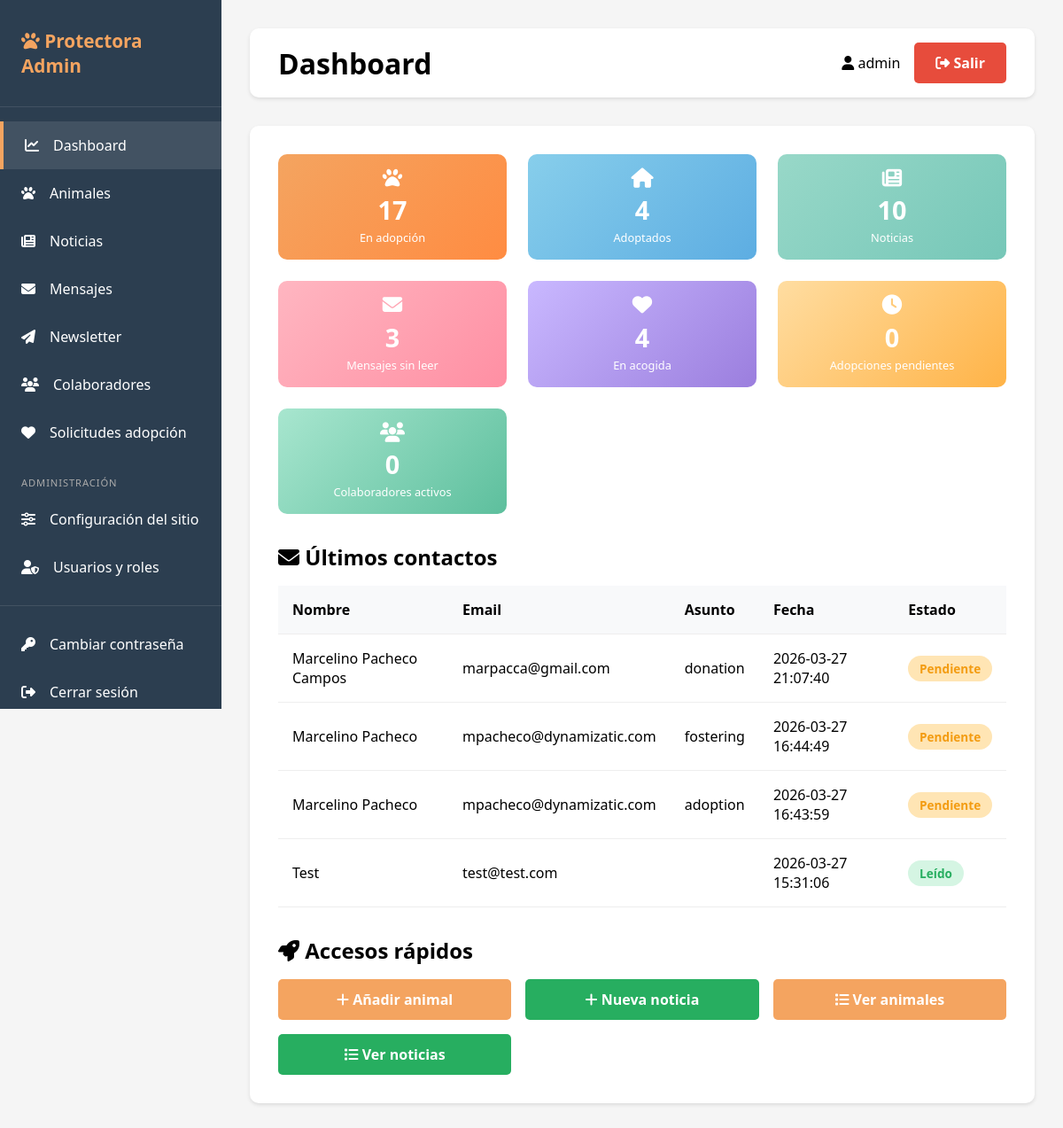
The app's page /admin/dashboard (signed in), older data.
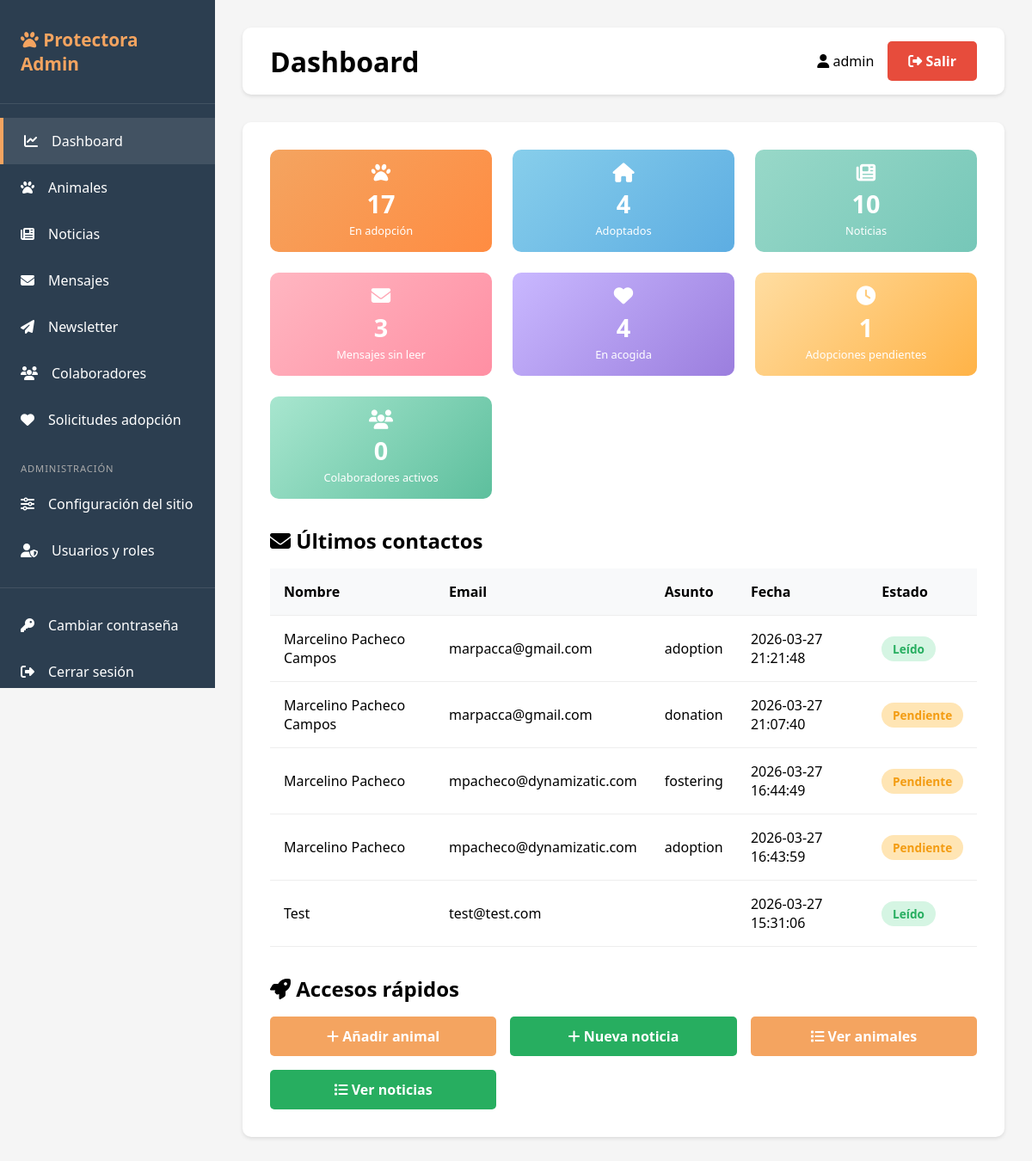
The same page, newer data.
### tables this page shows
CREATE TABLE contacts (
                id INTEGER PRIMARY KEY AUTOINCREMENT,
                name TEXT NOT NULL,
                email TEXT NOT NULL,
                phone TEXT,
                subject TEXT,
                message TEXT,
                read BOOLEAN DEFAULT 0,
                created_at TIMESTAMP DEFAULT CURRENT_TIMESTAMP
            );

### app.py (the view)
@app.route('/admin')
@app.route('/admin/dashboard')
@login_required
def dashboard():
    db = get_db()
    stats = {
        'total_animals': db.execute('SELECT COUNT(*) as count FROM animals WHERE status = "adoption"').fetchone()['count'],
        'total_adopted': db.execute('SELECT COUNT(*) as count FROM animals WHERE status = "adopted"').fetchone()['count'],
        'total_news':    db.execute('SELECT COUNT(*) as count FROM news').fetchone()['count'],
        'unread_contacts': db.execute('SELECT COUNT(*) as count FROM contacts WHERE read = 0').fetchone()['count'],
    }
    try:
        stats['total_foster']    = db.execute('SELECT COUNT(*) as c FROM animals WHERE status = "foster"').fetchone()['c']
        stats['pending_adopt']   = db.execute("SELECT COUNT(*) as c FROM adoption_requests WHERE status = 'pendiente'").fetchone()['c']
        stats['active_collabs']  = db.execute("SELECT COUNT(*) as c FROM collaborators WHERE status = 'activo'").fetchone()['c']
    except Exception:
        stats['total_foster']   = 0
        stats['pending_adopt']  = 0
        stats['active_collabs'] = 0
    rows = db.execute('SELECT status, COUNT(*) as c FROM animals GROUP BY status').fetchall()
    animals_by_status = {r['status']: r['c'] for r in rows}
    rows = db.execute(
        "SELECT strftime('%Y-%m', created_at) as mes, COUNT(*) as c "
        "FROM contacts "
        "GROUP BY strftime('%Y-%m', created_at) "
        "ORDER BY mes DESC LIMIT 6"
    ).fetchall()
    contacts_by_month = [{'mes': r['mes'], 'c': r['c']} for r in reversed(rows)]
    try:
        rows = db.execute('SELECT type, COUNT(*) as c FROM collaborators GROUP BY type').fetchall()
        collabs_by_type = {r['type']: r['c'] for r in rows}
    except Exception:
        collabs_by_type = {}
    recent_contacts = db.execute('SELECT * FROM contacts ORDER BY created_at DESC LIMIT 5').fetchall()
    return render_template(
        'dashboard.html',
        stats=stats,
        contacts=recent_contacts,
        animals_by_status=animals_by_status,
        contacts_by_month=contacts_by_month,
        collabs_by_type=collabs_by_type,
    )

### app.py (called while the page is built)
def get_db():
    if USE_POSTGRES:
        conn = psycopg2.connect(DATABASE_URL)
        conn.cursor_factory = psycopg2.extras.RealDictCursor
        return DatabaseWrapper(conn, is_postgres=True)
    else:
        conn = sqlite3.connect(DATABASE)
        conn.row_factory = sqlite3.Row
        return DatabaseWrapper(conn, is_postgres=False)

def login_required(f):
    @wraps(f)
    def decorated_function(*args, **kwargs):
        if 'user_id' not in session:
            return redirect(url_for('login'))
        return f(*args, **kwargs)
    return decorated_function

    def execute(self, query, params=None):
        if self._is_postgres and '?' in query:
            query = query.replace('?', '%s')
        cursor = self._conn.cursor()
        if params:
            cursor.execute(query, params)
        else:
            cursor.execute(query)
        return cursor

### templates/dashboard.html (shortened to what the changed rows need)
{% extends "base.html" %}
{% block page_title %}Dashboard{% endblock %}
{% block content %}
<div class="stats-grid">
    <a href="{{ url_for('list_adoptions') }}" class="stat-card stat-card-link" style="background: linear-gradient(135deg, #FFDDA1, #FFB347); padding: 1rem;">
        <i class="fas fa-clock" style="font-size: 1.4rem; margin-bottom: 0.3rem;"></i>
        <h3 style="font-size: 1.8rem; margin-bottom: 0.2rem;">{{ stats.pending_adopt }}</h3>
        <p style="font-size: 0.8rem; margin: 0;">Adopciones pendientes</p>
    </a>
</div>
<h2 style="margin-bottom: 1rem;">
    <i class="fas fa-envelope"></i> Últimos contactos
</h2>
{% if contacts %}
<table class="table">
    <thead>
        <tr>
            <th>Nombre</th>
            <th>Email</th>
            <th>Asunto</th>
            <th>Fecha</th>
            <th>Estado</th>
        </tr>
    </thead>
    <tbody>
        {% for contact in contacts %}
        <tr>
            <td>{{ contact.name }}</td>
            <td>{{ contact.email }}</td>
            <td>{{ contact.subject }}</td>
            <td>{{ contact.created_at }}</td>
            <td>
                {% if contact.read %}
                <span class="badge badge-success">Leído</span>
                {% else %}
                <span class="badge badge-warning">Pendiente</span>
                {% endif %}
            </td>
        </tr>
        {% endfor %}
    </tbody>
</table>
{% else %}
<p style="text-align: center; color: #666; padding: 2rem;">No hay mensajes recientes</p>
{% endif %}
<div style="margin-top: 2rem;">
    <h2 style="margin-bottom: 1rem;">
        <i class="fas fa-rocket"></i> Accesos rápidos
    </h2>
</div>
{% endblock %}

Row changes from the older to the newer data that the page shows:
added contacts: name "Marcelino Pacheco Campos", email "marpacca@gmail.com", subject "adoption", created_at "2026-03-27 21:21:48", read "Leído"
Text that changed along with them:
{{ stats.pending_adopt }}: "0" → "1"
